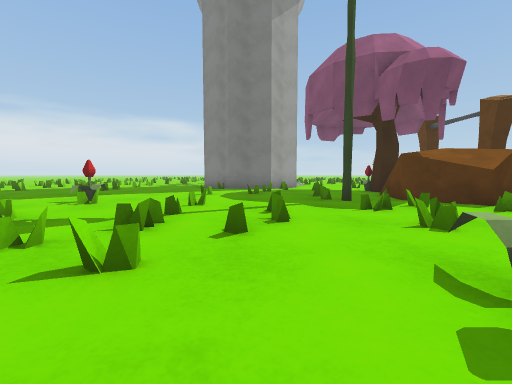
View 1 (above)

24 first-person views from a walk through a 3-D level made in the Unity game engine. The camera is 0.68 m above the floor, tilts 4° down and sees 90° across. The floor is counted in squares, 1 m on a side. Each view is taken from the middle of a square. On the plan, view 1 faces up. The plan holds only what a view shows up to about 9 squares ahead; the rest is blank. The place goes on beyond the plan. The player is left out. Some animated figures are not drawn. Surface patterns are stand-ins for the level's own textures.

View 2
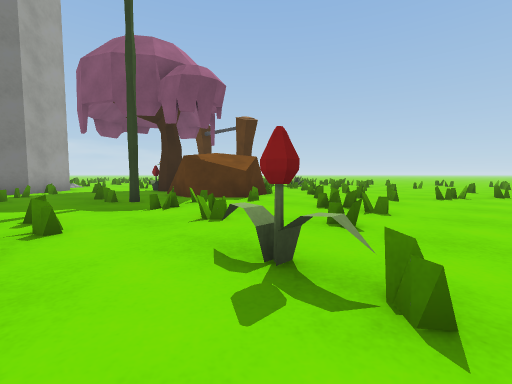

View 3
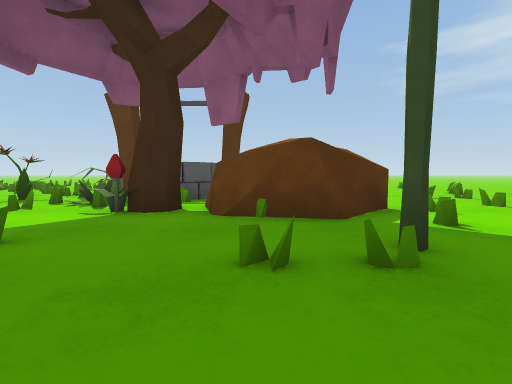

View 4
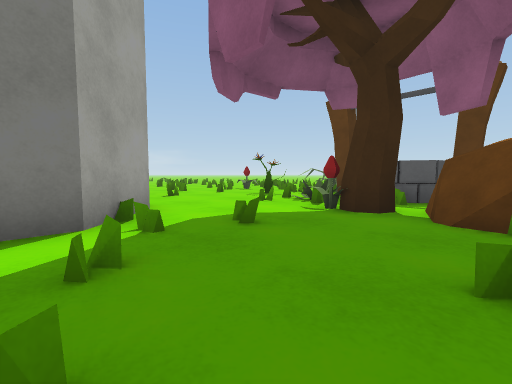

View 5
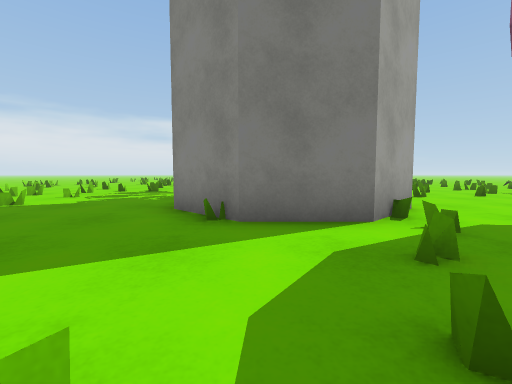

View 6
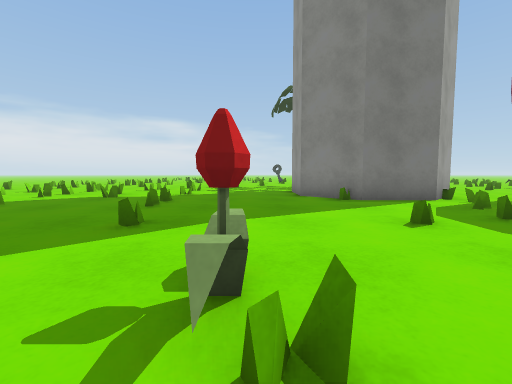

View 7
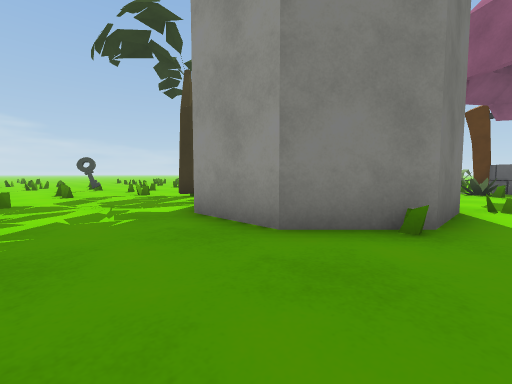

View 8
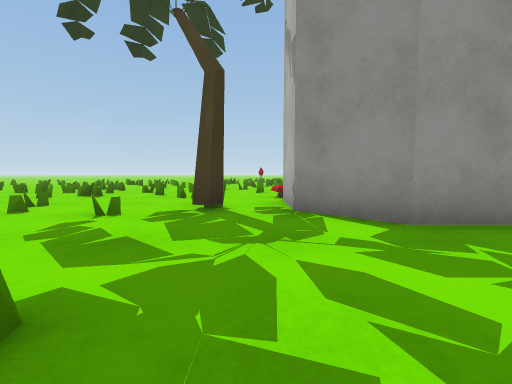

View 9
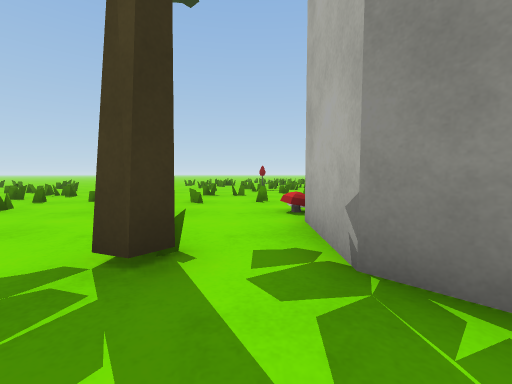

View 10
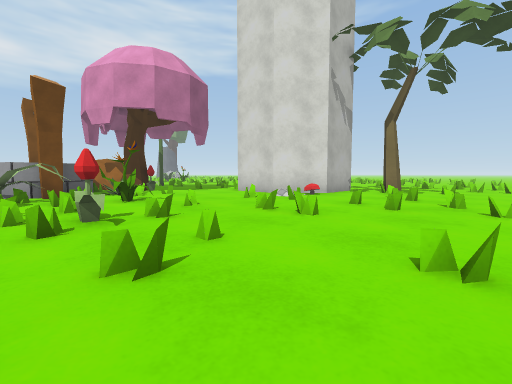

View 11
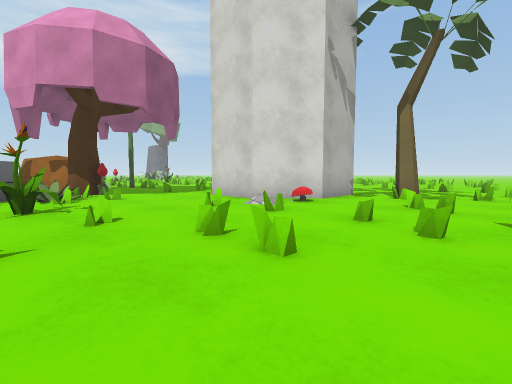

View 12
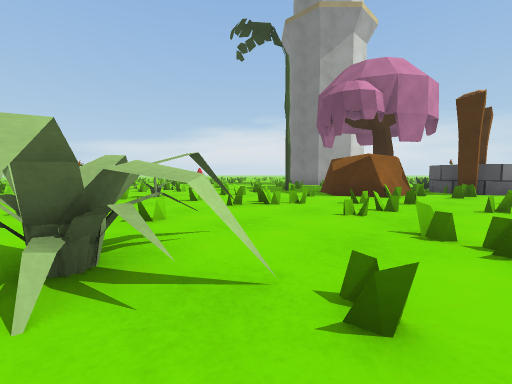

View 13
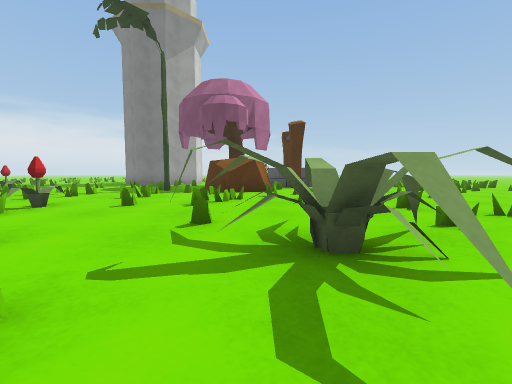

View 14
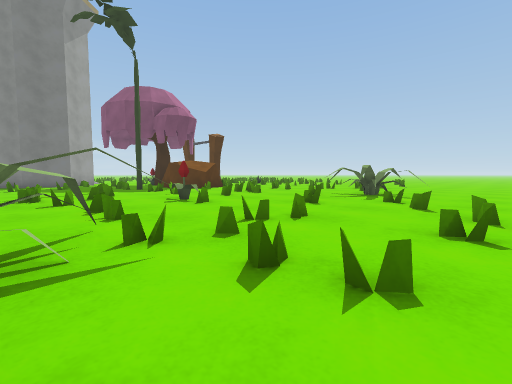

View 15
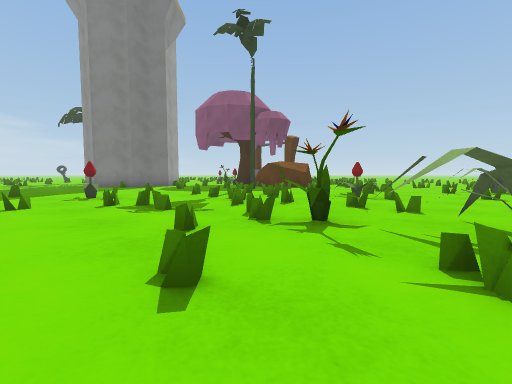

View 16
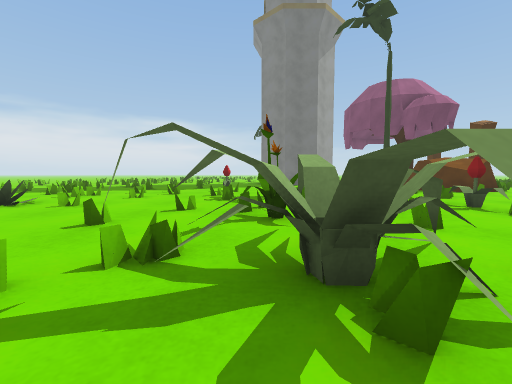

View 17
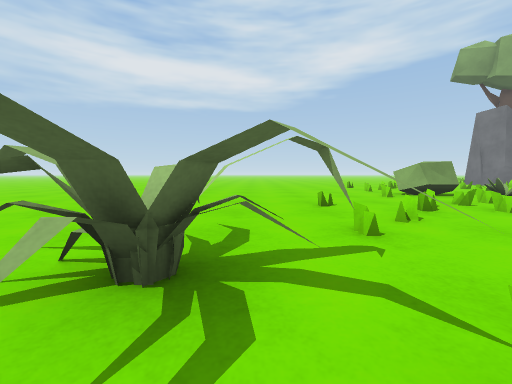

View 18
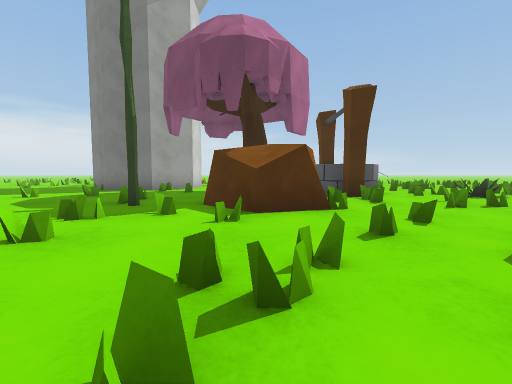

View 19
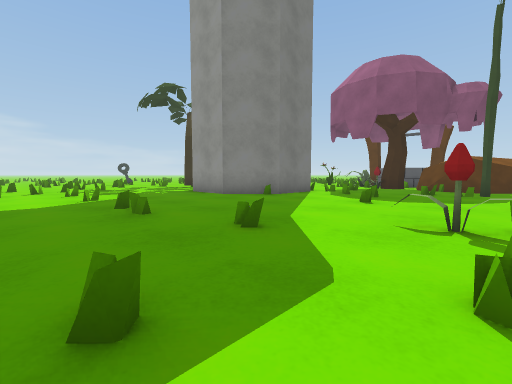

View 20
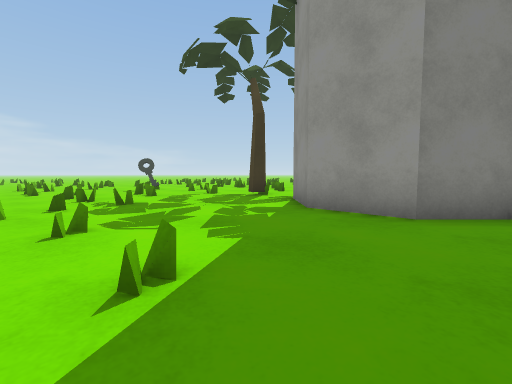

View 21
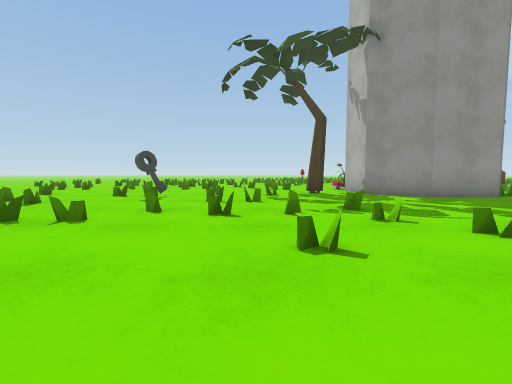

View 22
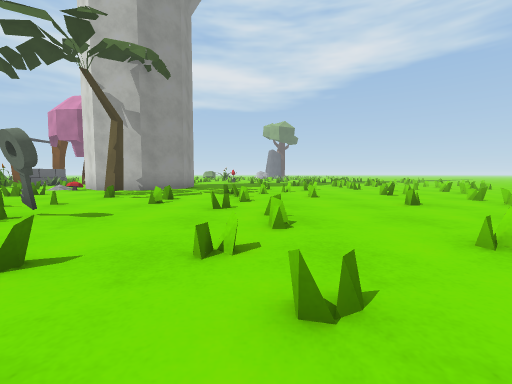

View 23
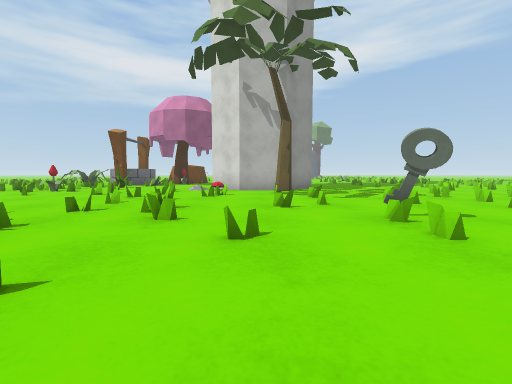

View 24
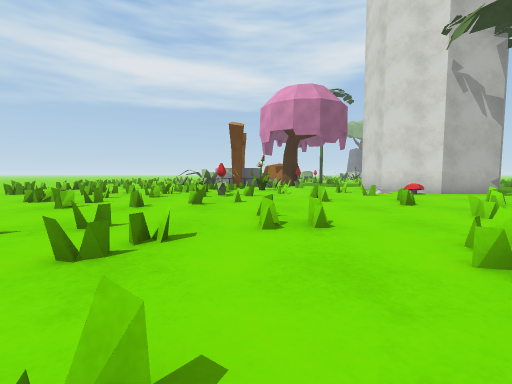

### Floor plan
Key: @ floor where view 1 was taken; # wall or solid block; x gap in a wall; . floor; = window, fence, low wall or low ledge; T tree; W well; R rock; F flower; E tower; B bush; P palm tree; K key; O other object.
Columns run from 14 left of view 1 to 9 right of it. Each row starts with its distance up from view 1.
 27         .  == .
 26       ..=.=.....=
 25       =.=.=......=  =.
 24      ...=...=.=..=.=.=.
 23     ....=...K..=..==...=
 22    ......=...=..==..=.==
 21   =.=...=.=.=....=...=..
 20  .=.......=.x...=......=
 19 ....=.=..=.....#..=...=.
 18 .=.=....==...P...=.=....
 17       .=.........=...=F=
 16       =......###O.=.=..=
 15       ......E   #.....==
 14   ..==..=...=   E....F#B
 13   =.=.......E   #...==BB
 12     ..=.....#EEE...=BB#B
 11     =...=......#=..#BWWW
 10      .........=...FT=WWW
  9       ........=....RRWWW
  8       ..=...=...=.RRRR#
  7       =.........T.RRRR=#
  6       ..=.F..=.....RR=.=
  5     = .==.....=.==......
  4     ===...=..==.==...=.=
  3      .....=..==.=..===..
  2      BB.....==...=.=.=..
  1      B.=..==....F.....==
  0        ....F.=@=...=....
 -1         .=...=......BBB.
 -2         ..#BB..=.=..BBB.
 -3          =..BB=....=.B..
 -4            . =....=.....
 -5             ...=.=......
 -6                =......
 -7                .......

Positions as (right, up) in squares from view 1, and headings:
1: (0, 0), facing up
2: (0, 0), facing up-right
3: (0, 8), facing right
4: (0, 8), facing up-right
5: (-1, 8), facing up
6: (-4, 5), facing up
7: (-5, 11), facing up-right
8: (-6, 17), facing right
9: (-3, 17), facing right
10: (9, 21), facing down-left
11: (7, 20), facing down-left
12: (9, -2), facing up-left
13: (6, -4), facing up
14: (-2, -5), facing up-right
15: (-6, -2), facing up-right
16: (-3, -4), facing up
17: (6, 0), facing down
18: (5, 1), facing up
19: (-8, 6), facing up-right
20: (-7, 12), facing up-right
21: (-10, 20), facing right
22: (-6, 27), facing down
23: (0, 27), facing down
24: (7, 25), facing down
